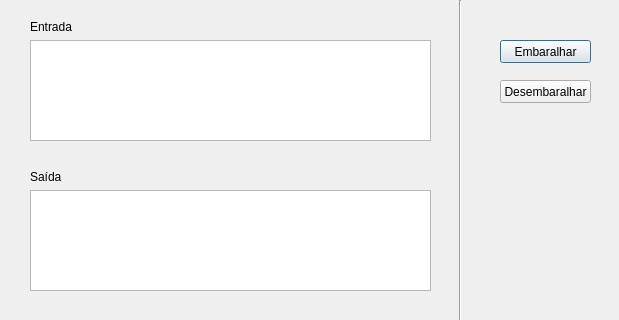
<?xml version="1.0" encoding="UTF-8"?>
<ui version="4.0">
 <class>Dialog</class>
 <widget class="QDialog" name="Dialog">
  <property name="geometry">
   <rect>
    <x>0</x>
    <y>0</y>
    <width>619</width>
    <height>320</height>
   </rect>
  </property>
  <property name="windowTitle">
   <string>Dialog</string>
  </property>
  <property name="styleSheet">
   <string notr="true">color: rgb(0, 0, 0);</string>
  </property>
  <widget class="QTextEdit" name="textEdit">
   <property name="geometry">
    <rect>
     <x>30</x>
     <y>40</y>
     <width>401</width>
     <height>101</height>
    </rect>
   </property>
  </widget>
  <widget class="QTextEdit" name="textEdit_2">
   <property name="geometry">
    <rect>
     <x>30</x>
     <y>190</y>
     <width>401</width>
     <height>101</height>
    </rect>
   </property>
  </widget>
  <widget class="QLabel" name="label">
   <property name="geometry">
    <rect>
     <x>30</x>
     <y>20</y>
     <width>47</width>
     <height>13</height>
    </rect>
   </property>
   <property name="text">
    <string>Entrada</string>
   </property>
  </widget>
  <widget class="QLabel" name="label_2">
   <property name="geometry">
    <rect>
     <x>30</x>
     <y>170</y>
     <width>47</width>
     <height>13</height>
    </rect>
   </property>
   <property name="text">
    <string>Saída</string>
   </property>
  </widget>
  <widget class="Line" name="line">
   <property name="geometry">
    <rect>
     <x>450</x>
     <y>0</y>
     <width>20</width>
     <height>321</height>
    </rect>
   </property>
   <property name="orientation">
    <enum>Qt::Vertical</enum>
   </property>
  </widget>
  <widget class="QPushButton" name="pushButton">
   <property name="geometry">
    <rect>
     <x>500</x>
     <y>40</y>
     <width>91</width>
     <height>23</height>
    </rect>
   </property>
   <property name="text">
    <string>Embaralhar</string>
   </property>
  </widget>
  <widget class="QPushButton" name="pushButton_2">
   <property name="geometry">
    <rect>
     <x>500</x>
     <y>80</y>
     <width>91</width>
     <height>23</height>
    </rect>
   </property>
   <property name="text">
    <string>Desembaralhar</string>
   </property>
  </widget>
 </widget>
 <resources/>
 <connections/>
</ui>
